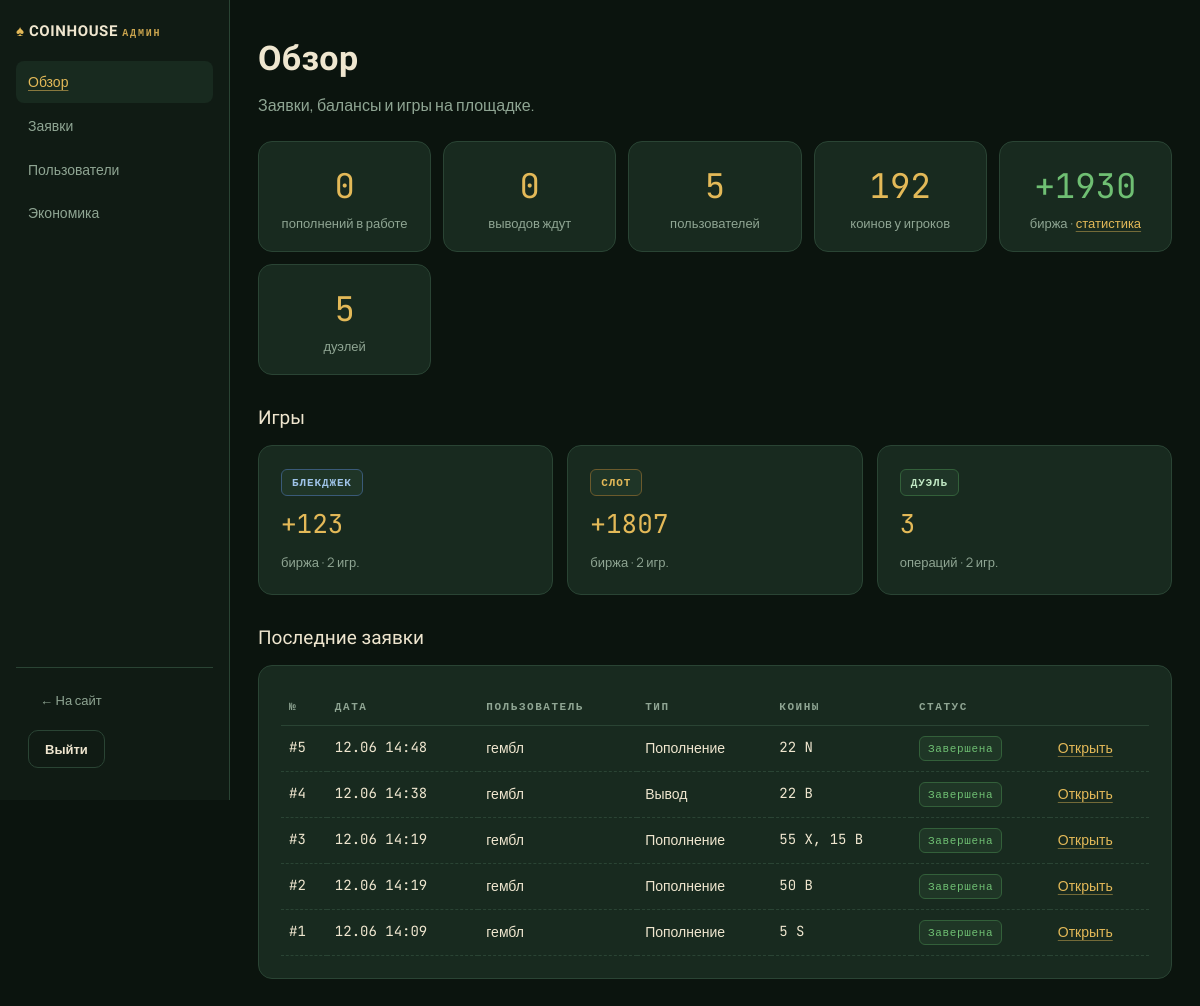
The page /panel/ (signed in) on the database its author committed.
### core/models.py (models this page shows, shortened)
class CoinRequest(models.Model):
    DEPOSIT = "deposit"
    WITHDRAW = "withdraw"
    KIND_CHOICES = [(DEPOSIT, "Пополнение"), (WITHDRAW, "Вывод")]
    PENDING = "pending"            # создана пользователем, ждёт админа
    AWAITING = "awaiting"          # админ отправил инструкции, ждёт оплаты игроком
    COMPLETED = "completed"        # подтверждена, коины начислены/выданы
    REJECTED = "rejected"
    STATUS_CHOICES = [
        (PENDING, "Ожидает администрацию"),
        (AWAITING, "Ожидает оплату"),
        (COMPLETED, "Завершена"),
        (REJECTED, "Отклонена"),
    ]
    user = models.ForeignKey(settings.AUTH_USER_MODEL, on_delete=models.CASCADE, related_name="coin_requests")
    kind = models.CharField(max_length=10, choices=KIND_CHOICES)
    items = models.JSONField(default=dict)  # {"S": 5, "B": 10}
    status = models.CharField(max_length=10, choices=STATUS_CHOICES, default=PENDING)
    user_comment = models.TextField(blank=True)
    admin_comment = models.TextField(blank=True)
    created_at = models.DateTimeField(auto_now_add=True)
    updated_at = models.DateTimeField(auto_now=True)
    processed_by = models.ForeignKey(
        settings.AUTH_USER_MODEL, null=True, blank=True,
        on_delete=models.SET_NULL, related_name="processed_requests",
    )
    class Meta:
        ordering = ["-created_at"]
    def items_display(self):
        return ", ".join(f"{v} {k}" for k, v in self.items.items() if v)

### core/views.py (the view)
# urls.py: path("panel/", views.panel_home, name="panel_home"),
@staff_required
def panel_home(request):
    eco = economy_overview()
    return render(request, "panel/home.html", {
        "pending_deposits": CoinRequest.objects.filter(kind="deposit", status__in=["pending", "awaiting"]).count(),
        "pending_withdraws": CoinRequest.objects.filter(kind="withdraw", status="pending").count(),
        "users_count": User.objects.count(),
        "recent": CoinRequest.objects.select_related("user")[:8],
        "total_players": eco["total_players"],
        "total_house": eco["total_house"],
        "games": eco["games"],
        "duel_count": eco["duel_count"],
    })

### core/context_processors.py (called while the page is built)
def unread_messages(request):
    if request.user.is_authenticated:
        return {"unread_count": request.user.site_messages.filter(is_read=False).count()}
    return {"unread_count": 0}

def panel_pending(request):
    if request.user.is_authenticated and request.user.is_staff:
        from .models import CoinRequest
        return {"panel_pending": CoinRequest.objects.filter(status__in=["pending", "awaiting"]).count()}
    return {"panel_pending": 0}

### core/panel_stats.py (called while the page is built)
def _game_q(keyword):
    return Q(reason__icontains=keyword)

### core/views.py (called while the page is built)
def staff_required(view):
    return user_passes_test(lambda u: u.is_staff, login_url="login")(view)

### templates/panel/home.html (shortened to what this page needs)
{% extends 'panel/base.html' %}
{% block content %}
<h1>Обзор</h1>
<p class="sub">Заявки, балансы и игры на площадке.</p>
<div class="panel-stat-grid">
  <div class="card panel-stat-card">
    <div class="panel-stat">{{ pending_deposits }}</div>
    <div class="panel-stat-label">пополнений в работе</div>
  </div>
  <div class="card panel-stat-card">
    <div class="panel-stat">{{ pending_withdraws }}</div>
    <div class="panel-stat-label">выводов ждут</div>
  </div>
  <div class="card panel-stat-card">
    <div class="panel-stat">{{ users_count }}</div>
    <div class="panel-stat-label">пользователей</div>
  </div>
  <div class="card panel-stat-card">
    <div class="panel-stat">{{ total_players }}</div>
    <div class="panel-stat-label">коинов у игроков</div>
  </div>
  <div class="card panel-stat-card">
    <div class="panel-stat {% if total_house >= 0 %}pos{% else %}neg{% endif %}">{% if total_house > 0 %}+{% endif %}{{ total_house }}</div>
    <div class="panel-stat-label">биржа · <a href="{% url 'panel_economy' %}">статистика</a></div>
  </div>
  <div class="card panel-stat-card">
    <div class="panel-stat">{{ duel_count }}</div>
    <div class="panel-stat-label">дуэлей</div>
  </div>
</div>
<h2>Игры</h2>
<div class="panel-game-grid">
  {% for g in games %}
  <a class="card panel-game-card panel-game-{{ g.key }}" href="{% url 'panel_economy' %}?game={{ g.key }}">
    <span class="panel-game-tag {{ g.key }}">{{ g.label }}</span>
    <div class="panel-stat" style="font-size:26px;margin:8px 0">
      {% if g.key == 'duel' %}{{ g.tx_count }}{% else %}{% if g.house > 0 %}+{% endif %}{{ g.house }}{% endif %}
    </div>
    <div class="panel-stat-label">{% if g.key == 'duel' %}операций{% else %}биржа{% endif %} · {{ g.players_count }} игр.</div>
  </a>
  {% endfor %}
</div>
<h2>Последние заявки</h2>
<div class="card table-wrap">
<table class="panel-table">
  <tr><th>№</th><th>Дата</th><th>Пользователь</th><th>Тип</th><th>Коины</th><th>Статус</th><th></th></tr>
  {% for r in recent %}
  <tr>
    <td class="mono">#{{ r.id }}</td>
    <td class="mono">{{ r.created_at|date:"d.m H:i" }}</td>
    <td>{{ r.user.username }}</td>
    <td>{{ r.get_kind_display }}</td>
    <td class="mono">{{ r.items_display }}</td>
    <td><span class="status {{ r.status }}">{{ r.get_status_display }}</span></td>
    <td><a href="{% url 'panel_request_detail' r.id %}">Открыть</a></td>
  </tr>
  {% empty %}<tr><td colspan="7" class="helper">Заявок пока нет.</td></tr>{% endfor %}
</table>
</div>
{% endblock %}

### static/css/style.css (style rules this page uses)
:root { --bg:#101b14; --bg2:#0b140e; --surface:#182a1f; --surface2:#1f3527; --line:#2a4434; --gold:#e3b958; --gold-soft:#caa44e; --cream:#efe6cf; --muted:#8fa593; --red:#c8553d; --green:#6fbf73; --radius:14px; --font-display:'Unbounded',sans-serif; --font-body:'Manrope',sans-serif; --font-mono:'JetBrains Mono',monospace; }
* { box-sizing:border-box;margin:0;padding:0 }
html { scroll-behavior:smooth }
body { font-family:var(--font-body);color:var(--cream); background: radial-gradient(1100px 500px at 70% -10%, rgba(227,185,88,.07), transparent 60%), radial-gradient(900px 600px at 0% 100%, rgba(111,191,115,.05), transparent 60%), var(--bg); min-height:100vh;line-height:1.55; }
a { color:var(--gold); text-decoration:underline; text-decoration-color:rgba(227,185,88,.45); text-underline-offset:3px; cursor:pointer; }
h1 { font-family:var(--font-display);font-weight:600;font-size:clamp(24px,4vw,34px);letter-spacing:.01em;margin-bottom:8px }
h2 { font-family:var(--font-display);font-weight:500;font-size:19px;margin:28px 0 12px }
.sub { color:var(--muted);max-width:60ch;margin-bottom:24px }
.card { background:var(--surface);border:1px solid var(--line);border-radius:var(--radius);padding:22px }
a.card { display:block;text-decoration:none;color:var(--cream);cursor:pointer; transition:border-color .15s,box-shadow .15s,transform .12s; }
table { width:100%;border-collapse:collapse;font-size:14px }
th { font-family:var(--font-mono);font-size:11px;letter-spacing:.14em;text-transform:uppercase;color:var(--muted);text-align:left;padding:8px 10px;border-bottom:1px solid var(--line) }
td { padding:10px;border-bottom:1px dashed var(--line);vertical-align:middle }
.mono { font-family:var(--font-mono) }
.status { display:inline-block;font-family:var(--font-mono);font-size:11px;letter-spacing:.06em;border-radius:6px;padding:3px 8px;border:1px solid }
.status.completed { color:var(--green);border-color:#33603a;background:rgba(111,191,115,.08) }
.panel-stat { font-family:var(--font-mono);font-size:34px;color:var(--gold) }
.panel-stat-label { color:var(--muted);font-size:13px }
.panel-stat.pos { color:var(--green) }
.panel-body { background:var(--bg2) }
.panel-stat-grid { display:grid;grid-template-columns:repeat(auto-fit,minmax(150px,1fr)); gap:12px;margin-bottom:28px; }
.panel-stat-card { padding:18px;text-align:center }
.panel-stat-card .panel-stat { font-size:clamp(26px,5vw,34px) }
.panel-game-grid { display:grid;grid-template-columns:repeat(auto-fit,minmax(200px,1fr)); gap:14px;margin-bottom:28px; }
.panel-game-card { display:flex;flex-direction:column;gap:10px;text-decoration:none;color:inherit; }
.panel-game-tag { display:inline-block;font-family:var(--font-mono);font-size:11px;font-weight:700; letter-spacing:.08em;text-transform:uppercase;padding:4px 10px;border-radius:6px; border:1px solid var(--line);background:var(--surface2);color:var(--cream); }
.panel-game-tag.blackjack { border-color:#3a5a78;color:#9fc4e8 }
.panel-game-tag.slots { border-color:#6b5a2c;color:var(--gold) }
.panel-game-tag.duel { border-color:#33603a;color:#bfe6c2 }
.panel-table { width:100%;font-size:14px }
.panel-table th { padding:10px 8px }
.panel-table td { padding:10px 8px }
.table-wrap { overflow-x:auto;-webkit-overflow-scrolling:touch }

### rows shown on the page
CoinRequest: id "5", created_at "12.06 14:48", user.username "гембл", kind "Пополнение", items_display "22 N", status "Завершена"
CoinRequest: id "4", created_at "12.06 14:38", user.username "гембл", kind "Вывод", items_display "22 B", status "Завершена"
CoinRequest: id "3", created_at "12.06 14:19", user.username "гембл", kind "Пополнение", items_display "55 X, 15 B", status "Завершена"
CoinRequest: id "2", created_at "12.06 14:19", user.username "гембл", kind "Пополнение", items_display "50 B", status "Завершена"
CoinRequest: id "1", created_at "12.06 14:09", user.username "гембл", kind "Пополнение", items_display "5 S", status "Завершена"

### other values the page prints
{{ pending_deposits }} "0"
{{ pending_withdraws }} "0"
{{ users_count }} "5"
{{ total_players }} "192"
{{ total_house }} "1930"
{{ duel_count }} "5"
{{ g.label }} "БЛЕКДЖЕК" "СЛОТ" "ДУЭЛЬ"
{{ g.house }} "123" "1807"
{{ g.players_count }} "2" "2" "2"
{{ g.tx_count }} "3"
